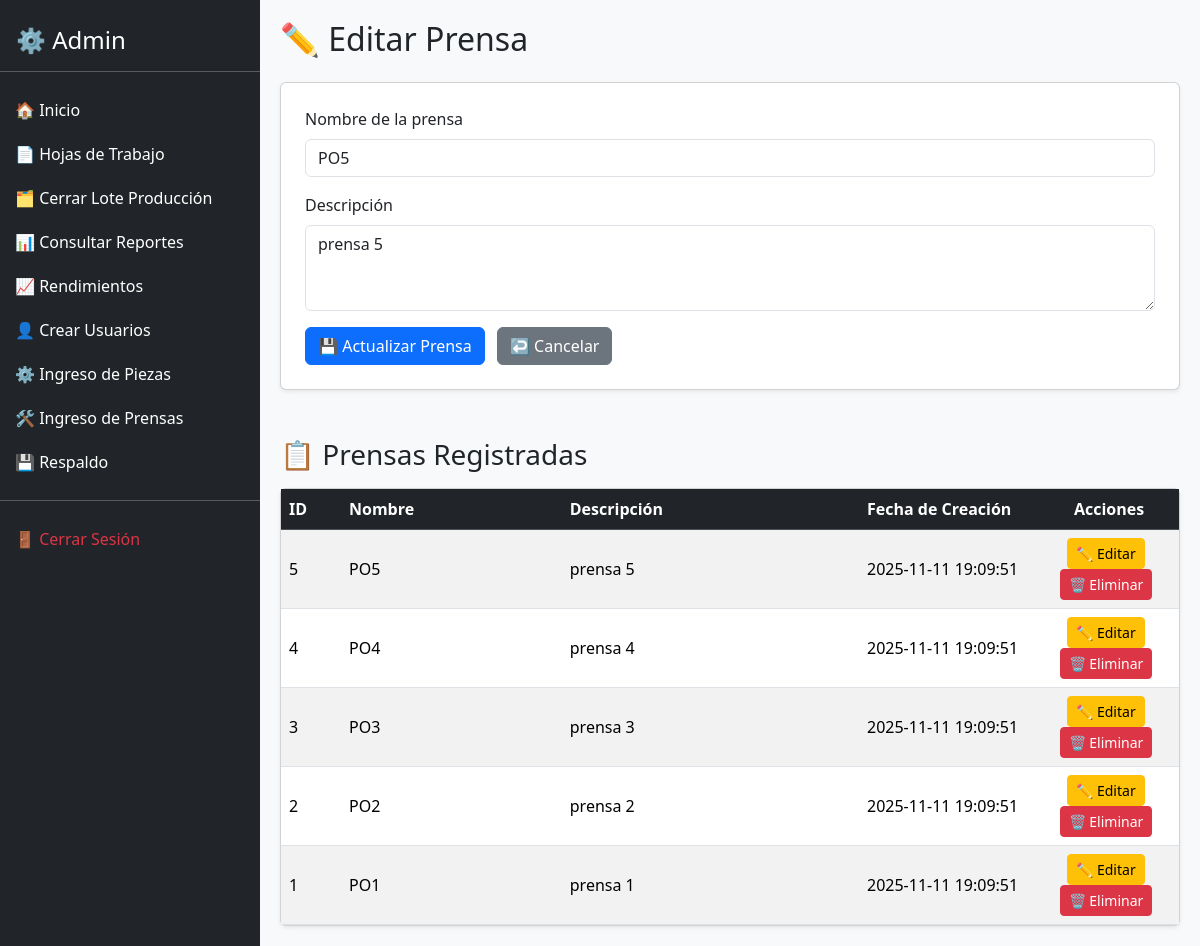
The app's page /ingreso_prensas.php?editar=5 with its own data.
### tables this page shows
CREATE TABLE `prensas` (
  `id` int(11) NOT NULL,
  `nombre` varchar(50) NOT NULL,
  `descripcion` text DEFAULT NULL,
  `creado_at` timestamp NOT NULL DEFAULT current_timestamp()
);

### ingreso_prensas.php (the view, shortened to what this page needs)
<?php
require 'db.php';
$editar = null;
if (isset($_GET['editar'])) {
    $idEditar = (int)$_GET['editar'];
    if ($idEditar > 0) {
        $stmt = $pdo->prepare("SELECT id, nombre, descripcion FROM prensas WHERE id = ?");
        $stmt->execute([$idEditar]);
        $editar = $stmt->fetch(PDO::FETCH_ASSOC) ?: null;
    }
}
$stmt = $pdo->query("SELECT id, nombre, descripcion, creado_at FROM prensas ORDER BY id DESC");
$prensas = $stmt->fetchAll(PDO::FETCH_ASSOC);
?>
<!DOCTYPE html>
<html lang="es">
<head>
    <link href="https://cdn.jsdelivr.net/npm/bootstrap@5.3.3/dist/css/bootstrap.min.css" rel="stylesheet">
</head>
<body class="bg-light">
<?php include 'sidebar.php'; ?>
<div class="content">
    <h2 class="mb-4"><?= $editar ? "✏️ Editar Prensa" : "➕ Registrar Nueva Prensa" ?></h2>
    <form method="POST" class="card p-4 shadow-sm mb-5" novalidate>
        <div class="mb-3">
            <label class="form-label">Nombre de la prensa</label>
            <input type="text" name="nombre" class="form-control" required value="<?= htmlspecialchars($editar['nombre'] ?? '') ?>">
        </div>
        <div class="mb-3">
            <label class="form-label">Descripción</label>
            <textarea name="descripcion" class="form-control" rows="3"><?= htmlspecialchars($editar['descripcion'] ?? '') ?></textarea>
        </div>
        <div>
            <button type="submit" class="btn btn-primary"><?= $editar ? "💾 Actualizar Prensa" : "💾 Guardar Prensa" ?></button>
            <?php if ($editar): ?>
                <a href="ingreso_prensas.php" class="btn btn-secondary ms-2">↩️ Cancelar</a>
            <?php endif; ?>
        </div>
    </form>
    <h3 class="mb-3">📋 Prensas Registradas</h3>
    <div class="card shadow-sm">
        <div class="card-body p-0">
            <div class="table-responsive">
                <table class="table table-striped mb-0 align-middle">
                    <thead class="table-dark">
                        <tr>
                            <th style="width:60px">ID</th>
                            <th>Nombre</th>
                            <th>Descripción</th>
                            <th style="width:180px">Fecha de Creación</th>
                            <th style="width:140px" class="text-center">Acciones</th>
                        </tr>
                    </thead>
                    <tbody>
                        <?php if (!empty($prensas)): ?>
                            <?php foreach ($prensas as $r): ?>
                                <tr>
                                    <td><?= htmlspecialchars($r['id']) ?></td>
                                    <td><?= htmlspecialchars($r['nombre']) ?></td>
                                    <td><?= nl2br(htmlspecialchars($r['descripcion'])) ?></td>
                                    <td><?= htmlspecialchars($r['creado_at']) ?></td>
                                    <td class="text-center table-actions">
                                        <a href="ingreso_prensas.php?editar=<?= $r['id'] ?>" class="btn btn-sm btn-warning">✏️ Editar</a>
                                        <button type="button" class="btn btn-sm btn-danger" onclick="confirmarEliminar('<?= addslashes(htmlspecialchars($r['nombre'])) ?>', <?= $r['id'] ?>)">🗑️ Eliminar</button>
                                    </td>
                                </tr>
                            <?php endforeach; ?>
                        <?php else: ?>
                            <tr>
                                <td colspan="5" class="text-center text-muted py-4">No hay prensas registradas aún.</td>
                            </tr>
                        <?php endif; ?>
                    </tbody>
                </table>
            </div>
        </div>
    </div>
</div>
</body>
</html>

### ingreso_prensas.php (style rules this page uses)
.content { margin-left: 220px; padding: 20px; }
.table-actions .btn { margin-right: 6px; }

### sidebar.php (style rules this page uses)
.content { margin-left: 260px; padding: 20px; }

### records on screen
prensas: nombre "PO5", descripcion "prensa 5", id "5", creado_at "2025-11-11 19:09:51"
prensas: id "4", nombre "PO4", descripcion "prensa 4", creado_at "2025-11-11 19:09:51"
prensas: id "3", nombre "PO3", descripcion "prensa 3", creado_at "2025-11-11 19:09:51"
prensas: id "2", nombre "PO2", descripcion "prensa 2", creado_at "2025-11-11 19:09:51"
prensas: id "1", nombre "PO1", descripcion "prensa 1", creado_at "2025-11-11 19:09:51"
